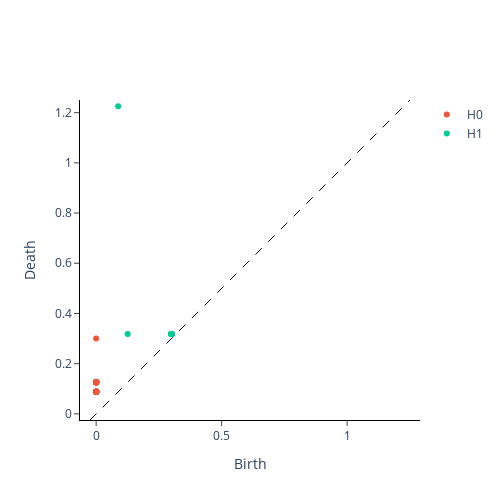

The cell this chart's notebook holds for it:
### Code cell
VR = VietorisRipsPersistence()
Xt = VR.fit_transform(X)
VR.plot(Xt, sample=i)
